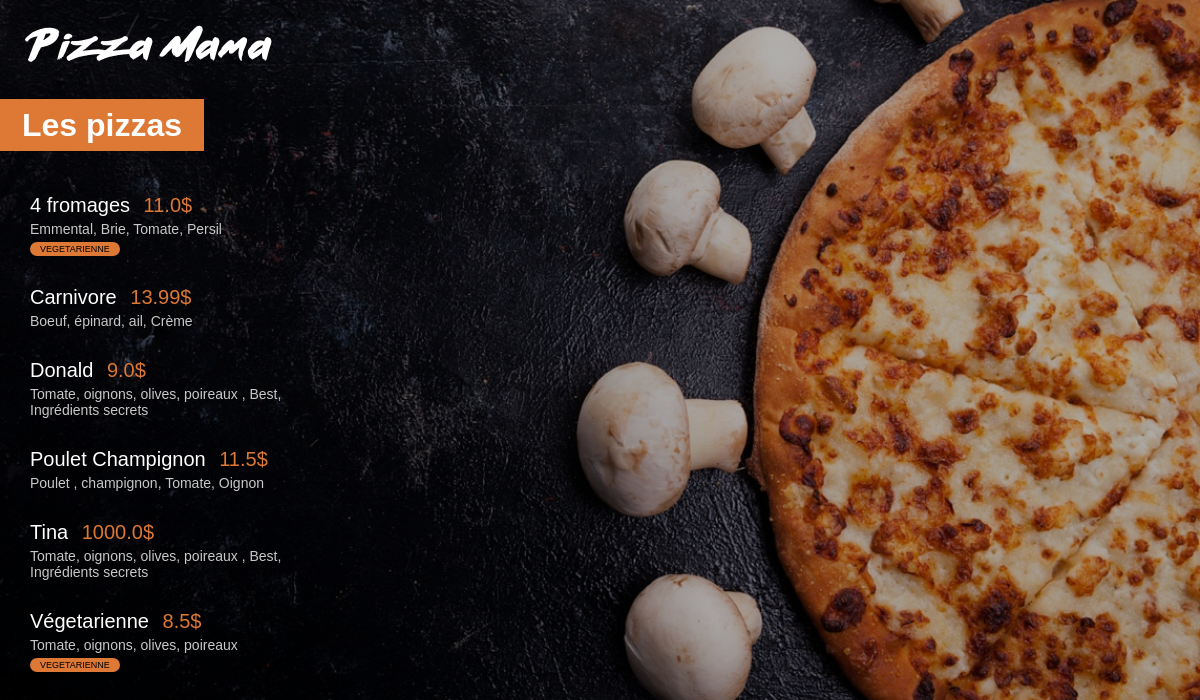
The app's page /menu/ with its own data.
### menu/models.py (models this page shows, shortened)
class Pizza(models.Model):
    noms = models.CharField(max_length=200)
    ingredients = models.CharField(max_length=200)
    prix = models.FloatField(default=0)
    vegetarienne = models.BooleanField(default=False)

### menu/views.py (the view)
# urls.py: path('', views.index, name="index"),
def index(request):
   pizzas = Pizza.objects.all().order_by('noms')
   return render(request, 'menu/index.html',{"pizzas": pizzas})

### menu/templates/menu/index.html (shortened to what this page needs)
{% load static %}
<html lang="fr">
<head>
    <link rel="stylesheet" href="{%static 'menu/style.css' %}">
</head>
<body>
     <a href="{% url 'main:index'  %}"><img id = "small_logo" src="{%static 'menu/images/small_logo.png' %}"></a>
    <div class="menu_title">
        <h1>Les pizzas</h1>
    </div>
     <div class="menu_list">
            {%for pizza in pizzas%}
              <div class="menu_list_item">
                  <span class="menu_list_title">{{pizza.noms}} </span>
                  <span class="prix">{{pizza.prix}}$</span>
                  <p class="ingredients">{{pizza.ingredients}}</p>
                  {%if pizza.vegetarienne == True %}
                    <div class="vegetarienne">VEGETARIENNE</div>
                  {%endif%}
              </div>
            {%endfor%}
     </div>
</body>
</html>

### menu/static/menu/style.css (style rules this page uses)
body { background:linear-gradient(0deg, rgba(0, 0, 0, 0.3), rgba(0, 0,0, 0.3)), url("images/menu_background.jpg") no-repeat center center fixed; -webkit-background-size: cover; -moz-background-size: cover; -o-background-size: cover; background-size: cover; color : white; margin : 0px; font-family : Arial; }
#small_logo { margin-top : 25px; margin-left : 25px; }
h1 { background-color: #DD7835; color : white; display : inline; padding : 8px 22px; }
.menu_title { margin-top : 45px; margin-bottom : 50px; }
.menu_list { margin-left: 30px; }
.menu_list_item { margin : 30px 0px; }
.menu_list_title { font-size:20px; font-weigth : Bold; }
.ingredients { margin : 0px; color :#C8C8C8; font-size:14px; margin-top : 4px; width: 320px; }
.prix { color: #DD7835; margin-left : 8px; font-size : 20px; }
.vegetarienne { background-color: #DD7835; font-size : 9px; padding : 2px 10px; color:black; width: fit-content; margin-top: 5px; border-radius: 8px; font-weigth : Bold; }

### records on screen
Pizza: noms "4 fromages", prix "11.0", ingredients "Emmental, Brie, Tomate, Persil", vegetarienne "VEGETARIENNE"
Pizza: noms "Carnivore", prix "13.99", ingredients "Boeuf, épinard, ail, Crème"
Pizza: noms "Donald", prix "9.0", ingredients "Tomate, oignons, olives, poireaux , Best, Ingrédients secrets"
Pizza: noms "Poulet Champignon", prix "11.5", ingredients "Poulet , champignon, Tomate, Oignon"
Pizza: noms "Tina", prix "1000.0", ingredients "Tomate, oignons, olives, poireaux , Best, Ingrédients secrets"
Pizza: noms "Végetarienne", prix "8.5", ingredients "Tomate, oignons, olives, poireaux", vegetarienne "VEGETARIENNE"
